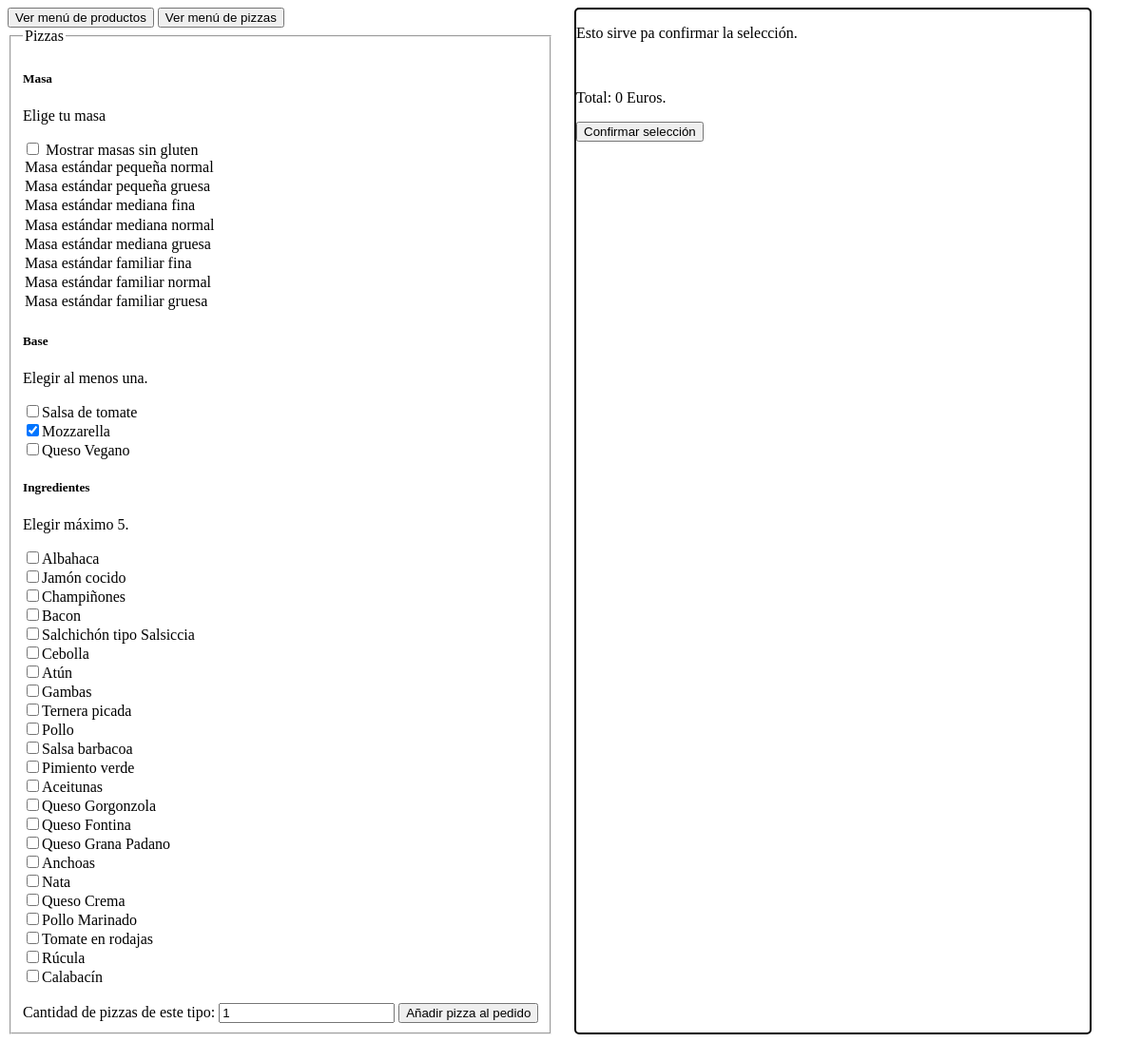
The app's page /clientes/seleccion.php with its own data.
### tables this page shows
CREATE TABLE ingrediente (
    id_ing INT(5) AUTO_INCREMENT,
    nombre_ing VARCHAR(100) NOT NULL,
    nombre_ing_en VARCHAR(100) NOT NULL,
    precio_ing DECIMAL(6,2),
    aptoparaceliacos_ing TINYINT(1) NOT NULL DEFAULT 0,
    PRIMARY KEY (id_ing)
);

### clientes/seleccion.php (the view, shortened to what this page needs)
<?php
require_once($_SERVER['DOCUMENT_ROOT'] . "/pim/include/funciones.php");
$catalogo_productos = [];
$catalogo_ing = [];
$masas = 18;
$bases = 3;
$db_key = obtenerClavesBD();
try {
$pdo = new PDO($db_key[0], $db_key[1], $db_key[2], $db_key[3]);
$sentence = "SELECT * FROM producto";
$stmt = $pdo->query($sentence);
$stmt->execute();
$filas = $stmt->fetchAll();
foreach($filas as $fila){
  $catalogo_productos[$fila['id_prod']] = ["nombre" => $fila['nombre'], "precio_ud" => $fila['precio_ud']];
};
}
catch(PDOException $pdoe){mostrarError($pdoe);}
finally {
  $pdo = null;
  $stmt = null;
}
try {
$pdo = new PDO($db_key[0], $db_key[1], $db_key[2], $db_key[3]);
$sentence = "SELECT * FROM ingrediente";
$stmt = $pdo->query($sentence);
$stmt->execute();
$filas = $stmt->fetchAll();
foreach($filas as $fila){
  $catalogo_ing[$fila['id_ing']] = ["nombre_ing" => $fila['nombre_ing'], "precio_ing" => $fila['precio_ing'],
  "aptoparaceliacos_ing" => $fila['aptoparaceliacos_ing']];
};
}
catch(PDOException $pdoe){mostrarError($pdoe);}
finally {
  $pdo = null;
  $stmt = null;
}
?>
<main>
  <div class="zona-menus">
<button id="boton-prod">Ver menú de productos</button>
<button id="boton-pizza">Ver menú de pizzas</button><br/>
    <?php
    foreach ($catalogo_productos as $clave => $valor){
      if ($clave != 1){
        echo "<div><label for='producto-{$clave}'>{$valor['nombre']} </label>";
        echo "<input type='number' id='producto-{$clave}' name='producto-{$clave}' data-nombreprod='{$valor['nombre']}'
        data-precioprod='{$valor['precio_ud']}' min='1' value='1' class='input-producto'
        ><button id='btn-prod-$clave' class='boton-producto'>Añadir al pedido</button></div><br/>";
      };
    };
    ?>
<form id="menu-pizza" class="ver-menu">
  <fieldset>
    <legend>Pizzas</legend>
    <h5>Masa</h5>
    <p>Elige tu masa</p>
    <input type='checkbox' id='tipo-masa-sin-gluten' name='tipo-masa'> Mostrar masas sin gluten<br/>
    <?php
    foreach ($catalogo_ing as $clave => $valor){
      if ($clave <= $masas){
        $tiene_gluten = $valor['aptoparaceliacos_ing'] ? "true" : "false";
        $display_masa = $tiene_gluten === "false" ? "" : "ocultar";
        echo "<option id='ingr-{$clave}' name='masa' data-nombreingr='{$valor['nombre_ing']}'
        data-precioingr='{$valor['precio_ing']}' value='$clave' data-gluten='$tiene_gluten'
        class='tipo-masa $display_masa'>{$valor['nombre_ing']}</option>";
      }
      else if ($clave > $masas && $clave <= $masas + $bases){
        if ($clave === ($masas + 1)){
          echo "<h5>Base</h5>";
          echo "<p>Elegir al menos una.</p>";
        };
      if ($valor['nombre_ing'] === "Mozzarella"){
          echo "<input type='checkbox' id='ingr-{$clave}' name='bases' data-nombreingr='{$valor['nombre_ing']}'
          data-precioingr='{$valor['precio_ing']}' value='$clave' checked>";
          echo "<label for='ingr-{$clave}'>{$valor['nombre_ing']} <label><br/>";
        }
      else {
        echo "<input type='checkbox' id='ingr-{$clave}' name='bases' data-nombreingr='{$valor['nombre_ing']}'
        data-precioingr='{$valor['precio_ing']}' value='$clave'>";
        echo "<label for='ingr-{$clave}'>{$valor['nombre_ing']} <label><br/>";
        };
      }
      else {
          if ($clave === ($masas + $bases + 1)){
          echo "<h5>Ingredientes</h5>";
          echo "<p>Elegir máximo 5.</p>";
          };
          echo "<input type='checkbox' id='ingr-{$clave}' name='toppings' data-nombreingr='{$valor['nombre_ing']}'
          data-precioingr='{$valor['precio_ing']}' value='$clave'>";
          echo "<label for='ingr-{$clave}'>{$valor['nombre_ing']} <label><br/>";
        };
    };
    echo "<br/><label for='producto-{$clave}'>Cantidad de pizzas de este tipo: <label>";
    echo "<input type='number' id='pizza-cantidad' name='pizza-cantidad' min='1' value='1'>
    <button id='btn-confirmar-pizza'>Añadir pizza al pedido</button><br/>";
    ?>
  </fieldset>
</form>
</div>
<div class="gestion-seleccion">
  <p>Esto sirve pa confirmar la selección.</p><br/>
  <p>Total: <span id="precio-pedido">0</span> Euros.</p>
  <form action="./confirmacion.php" method="POST">
    <input type="submit" id="operacion" name="operacion" value="Confirmar selección">
  </form>
</div>
</main>

### style/seleccion.css (style rules this page uses)
main { width: 95vw; display: flex; flex-direction: row; justify-content: space-between; }
.gestion-seleccion { width: 45vw; border: 2px solid black; border-radius: 5px; }

### records on screen
ingrediente: shows "Base", nombre_ing "Salsa de tomate"
ingrediente: nombre_ing "Mozzarella"
ingrediente: nombre_ing "Queso Vegano"
ingrediente: shows "Ingredientes", nombre_ing "Albahaca"
ingrediente: nombre_ing "Jamón cocido"
ingrediente: nombre_ing "Champiñones"
ingrediente: nombre_ing "Bacon"
ingrediente: nombre_ing "Salchichón tipo Salsiccia"
ingrediente: nombre_ing "Cebolla"
ingrediente: nombre_ing "Atún"
ingrediente: nombre_ing "Gambas"
ingrediente: nombre_ing "Ternera picada"
ingrediente: nombre_ing "Pollo"
ingrediente: nombre_ing "Salsa barbacoa"
ingrediente: nombre_ing "Pimiento verde"
ingrediente: nombre_ing "Aceitunas"
ingrediente: nombre_ing "Queso Gorgonzola"
ingrediente: nombre_ing "Queso Fontina"
ingrediente: nombre_ing "Queso Grana Padano"
ingrediente: nombre_ing "Anchoas"
ingrediente: nombre_ing "Nata"
ingrediente: nombre_ing "Queso Crema"
ingrediente: nombre_ing "Pollo Marinado"
ingrediente: nombre_ing "Tomate en rodajas"
ingrediente: nombre_ing "Rúcula"
ingrediente: nombre_ing "Calabacín"
